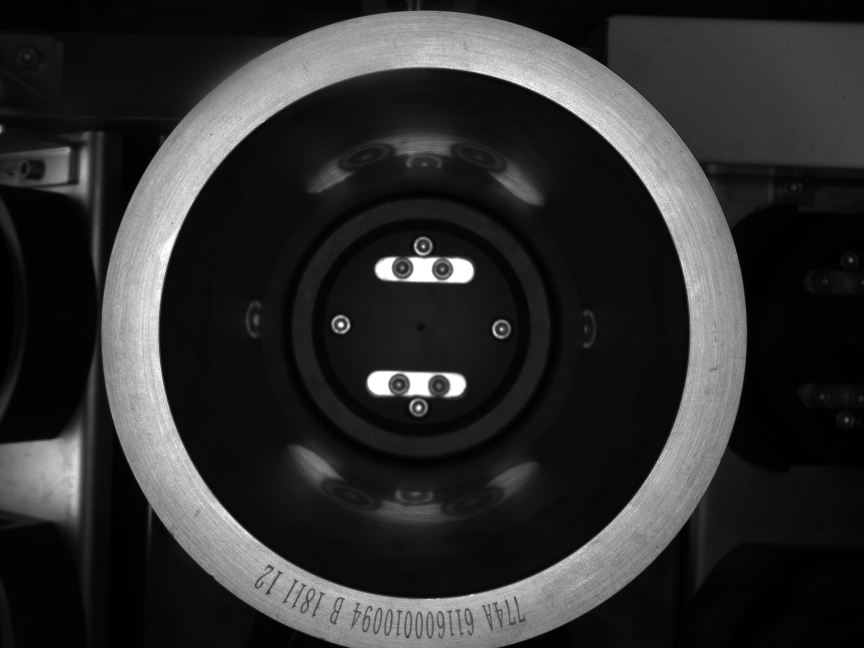
#> input picture 大论文代码/第三章/OKPictures/17_34_06.jpg, 2592 x 1944 px (shown at 1/3 size)
$ python '零件定位分割.py'   (older library calls are emulated)
#> lines starting #> are read from the running program, lines starting #| are printed output that depends on the picture; after the words box and inside, x2 and y2 are one past the last pixel; in counts of white or black regions, pixels touching at a corner belong together
#> further down, img is the input picture: shape (1944, 2592); min 0, max 255, mean 47.2
'''先找到感兴趣圆环，再将矩形切割为正方形，最后根据对图片进行卷积，裁剪出感兴趣区域'''
import cv2
import numpy as np
import math
import matplotlib.pyplot as plt
from scipy import signal
plt.rcParams['font.sans-serif'] = ['SimHei']  # 显示中文标签
#1.先找到感兴趣圆环区域
#读取图片
#输入灰度图，返回二值化后的图
def _binaryAndmorphologEx(src):
    ret, binary = cv2.threshold(src, 0, 255, cv2.THRESH_OTSU)
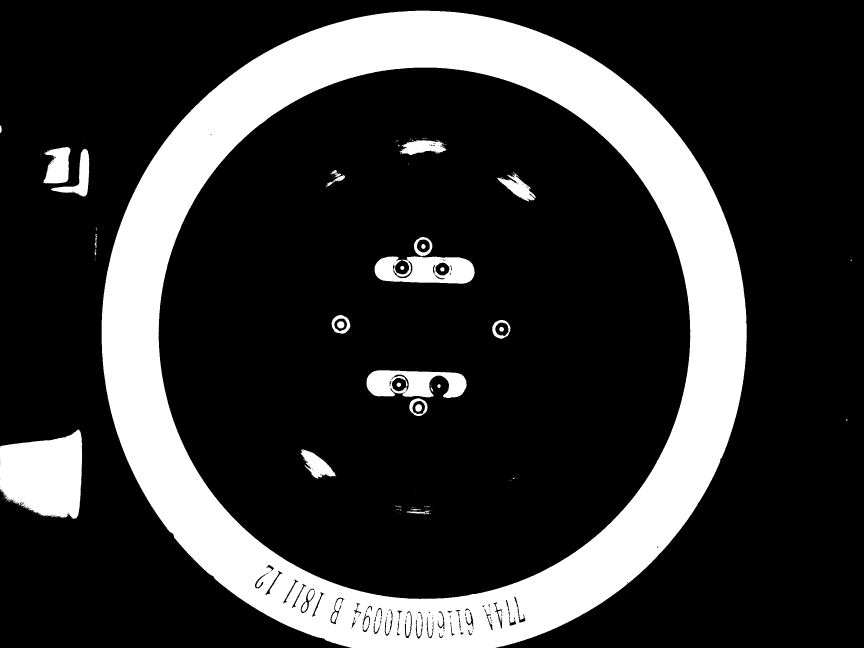
#> binary: shape (1944, 2592) (shown at 1/3 size); 20.8% white; 204 white regions (171 under 20 px), largest, box (x1, y1, x2, y2) and area: (305, 32, 2240, 1944) 931071, (0, 1289, 247, 1556) 51090, (1124, 769, 1424, 851) 18031
#> ret = 88
    #形态学处理
    kernel=cv2.getStructuringElement(cv2.MORPH_RECT,(5,5))
    # CLOSE先膨胀再腐蚀
    dst_img = cv2.morphologyEx(binary, cv2.MORPH_CLOSE, kernel)
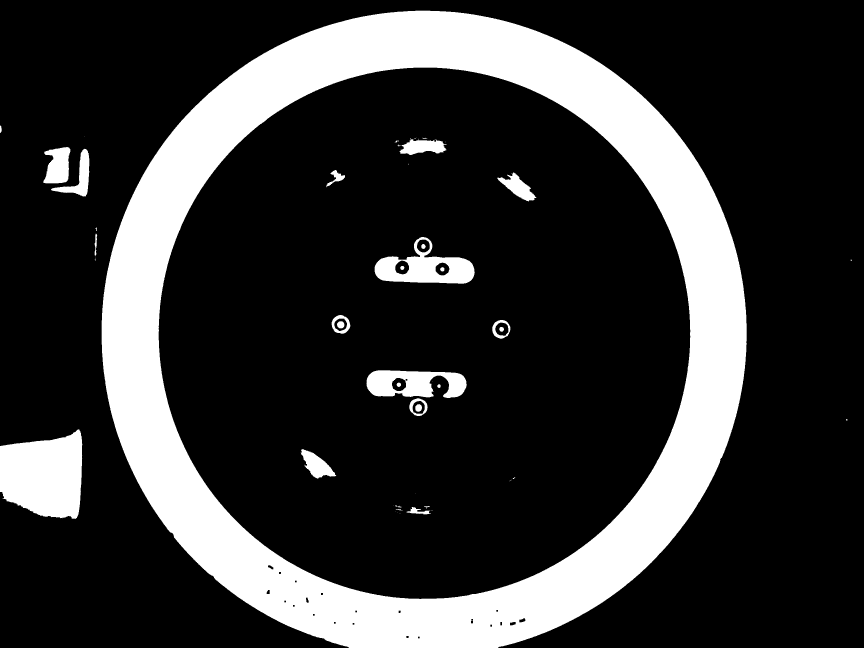
#> dst_img: shape (1944, 2592) (shown at 1/3 size); 21% white; 53 white regions (23 under 20 px), largest, box (x1, y1, x2, y2) and area: (305, 32, 2240, 1944) 938866, (0, 1287, 247, 1557) 52012, (1124, 711, 1424, 851) 20099
    # OPEN先腐蚀再膨胀
    dst_img = cv2.morphologyEx(dst_img, cv2.MORPH_OPEN, kernel)
#> dst_img: shape (1944, 2592); 21% white; 31 white regions
    cv2.imshow('morpho', dst_img)
    return dst_img

#分割图，先对二值图进行特征特区，然后在对缘儒进行处理,返回图像的圆心，半径
def _cutImg(src,readImg):
    _, contours, _ = cv2.findContours(src, cv2.RETR_TREE, cv2.CHAIN_APPROX_SIMPLE)
#> contours = 57 contours, 1 with area under 20; largest, box (x1, y1, x2, y2) and area: (305, 32, 2240, 1944) 2932962, (475, 202, 2072, 1798) 1998018, (0, 1289, 247, 1556) 51529, (1124, 711, 1424, 851) 21956, (1100, 1111, 1400, 1194) 18135
    result_img = np.zeros(src.shape, np.uint8)
    retImg=None
    i=1
    circle_point = None
    circle_r = None
    # [4 lines of commented-out code are left out]
    resizeNum=16

    for i in range(len(contours)):
        area = cv2.contourArea(contours[i])
        print(area)
        if (area < 1500000 or area>2500000):
            continue
        x, y, w, h = cv2.boundingRect(contours[i])
        ratio = 0.0
        if (y != 0):
            ratio = float(w / h)
        if ((ratio > 0.95) & (ratio < 1.05)):
            cv2.drawContours(result_img, contours, i, (255, 255, 255))
            cv2.namedWindow('cut',cv2.WINDOW_NORMAL)
            cv2.imshow('cut',result_img)
            # if(area>2000000 and area<2500000):
            size = 100
            # else:
            #     size=0
            # retImg = readImg[y - size:y + h + size, x - size:x + w + size]
            circle_point=(y+w//2,x+h//2)
            circle_r=w//2
            break
#> this loop made 31 passes
#> (area, x, y, w, h, ratio, size, circle_point) on pass 31: (1998018, 475, 202, 1597, 1596, 1, 100, (1000, 1273))
#> area on passes 1, 2, 3, 5, 6, 7: 51529, 20, 47, 20, 4862.5, 6380
#| 51529.0
#| 20.0
#| 47.0
#| 16.0
#| 20.0
#| 4862.5
#| 6380.0
#| 64.0
#> (further printed lines are left out)
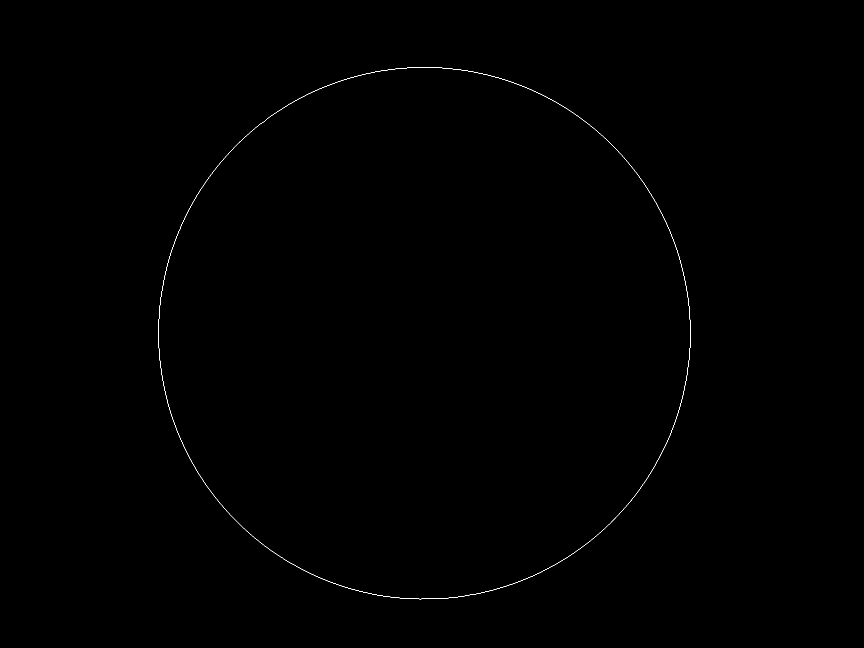
#> result_img: shape (1944, 2592) (shown at 1/3 size); 0.09% white in thin lines or dots, all inside (x1, y1, x2, y2) = (475, 202, 2072, 1798)
    return circle_point,circle_r

def dealImg(img):
    tempimg=img.copy()
    binary=_binaryAndmorphologEx(tempimg)
    point,r=_cutImg(binary,img)
#> point = (1000, 1273); r = 798
    img = cv2.cvtColor(img, cv2.COLOR_GRAY2BGR)
    unflood_img=unfloodImage(img,point,r,150)
    cv2.namedWindow('After cut image',cv2.WINDOW_NORMAL)
    cv2.imshow('After cut image',unflood_img)
    cv2.waitKey()
    return unflood_img

#输入图片，圆心点，展开内半径，展开宽度
def unfloodImage(img,point,unfloodR,width):
#> called with point = (1000, 1273), unfloodR = 798, width = 150
    h,w,_=img.shape
#> h = 1944; w = 2592
    x0,y0=point
#> x0 = 1000; y0 = 1273
    unwrapped_width=unfloodR+width#展开的最大半径
#> unwrapped_width = 948
    unwrapped_height=width
    full_width=int(2*math.pi*unwrapped_width)#展开后的长度
#> full_width = 5956
    unwrapped_img=np.zeros((unwrapped_height,full_width,3),dtype='u1')
    except_count=0
    for j in range(full_width):
        theta = -2 * math.pi * (j / full_width)  # 1. 开始位置
        # theta=theta+0.75*math.pi
        for i in range(unwrapped_height):
            unwrapped_radius = unwrapped_width -i  # 2. don't forget
            x = unwrapped_radius * math.cos(theta) + x0  #
            y = unwrapped_radius * math.sin(theta) + y0
            x, y = int(x), int(y)
            try:
                if x<0 or x>=h or y<0 or y>=w:
                    continue
                unwrapped_img[i, j, :] = img[x, y, :]
            except Exception as e:
                except_count = except_count + 1
#> this loop made 5956 passes
#> theta on passes 1 to 3: 0, -0.00105, -0.00211
#> after the loop, except_count = 0
    print('expect count:'+str(except_count))
#| expect count:0
    return unwrapped_img

img=cv2.imread('OKPictures//17_34_06.jpg',cv2.IMREAD_GRAYSCALE)
img=dealImg(img)
# [10 lines of commented-out code are left out]
cv2.waitKey()

$ run again, with 大论文代码/第三章/OKPictures/09_27_02.jpg copied over 大论文代码/第三章/OKPictures/17_34_06.jpg
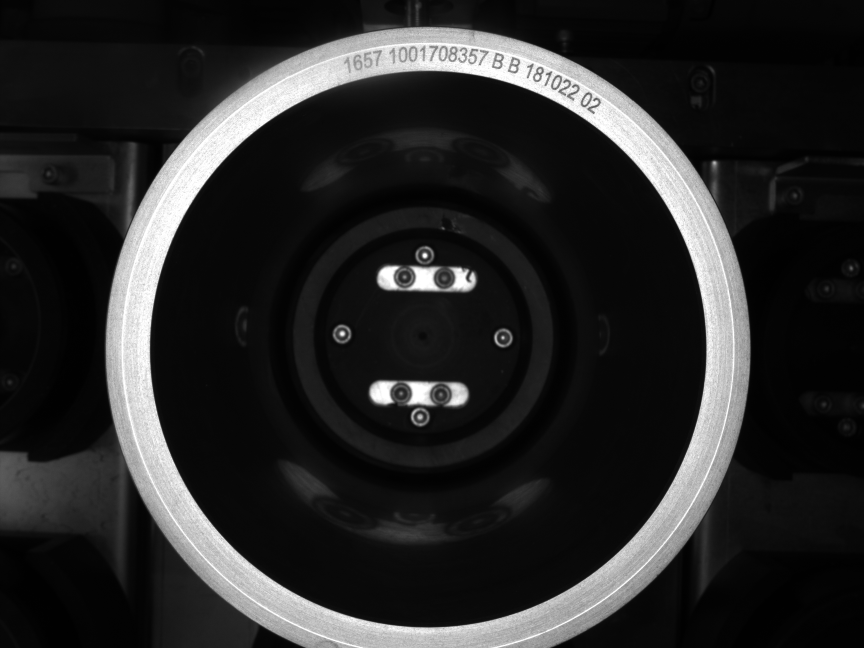
#> input picture 大论文代码/第三章/OKPictures/09_27_02.jpg, 2592 x 1944 px (shown at 1/3 size)
#> img is the input picture: shape (1944, 2592); min 0, max 255, mean 40.4
#> in _binaryAndmorphologEx, `ret, binary = cv2.threshold(src, 0, 255, cv2.THRESH_OTSU)`:
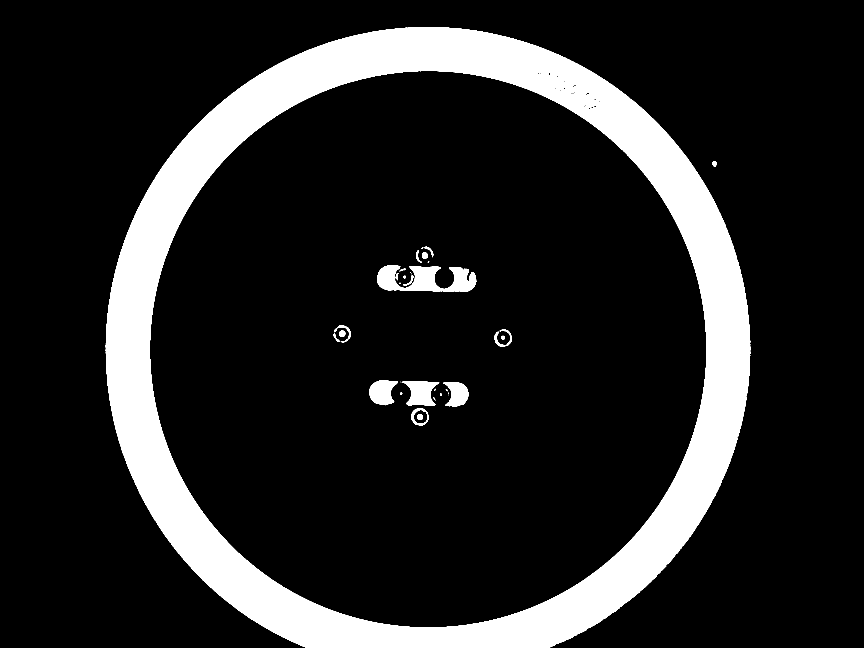
#> binary: shape (1944, 2592) (shown at 1/3 size); 14.7% white; 36 white regions (13 under 20 px), largest, box (x1, y1, x2, y2) and area: (317, 81, 2251, 1944) 711392, (1131, 796, 1429, 876) 13950, (1206, 1144, 1318, 1217) 5123
#> ret = 106
#> contours = 28 contours, 3 with area under 20; largest, box (x1, y1, x2, y2) and area: (317, 81, 2251, 1944) 2898070, (449, 212, 2120, 1883) 2190736, (1132, 797, 1429, 875) 13800, (1211, 1144, 1315, 1217) 4938, (1108, 1142, 1192, 1215) 4368
#> the loop in _cutImg, `for i in range(len(contours)):` made 3 passes
#> (area, x, y, w, h, ratio, size, circle_point) on pass 3: (2190736.5, 449, 212, 1671, 1671, 1, 100, (1047, 1284))
#> (printed output is left out)
#> after the loop in _cutImg, `for i in range(len(contours)):`:
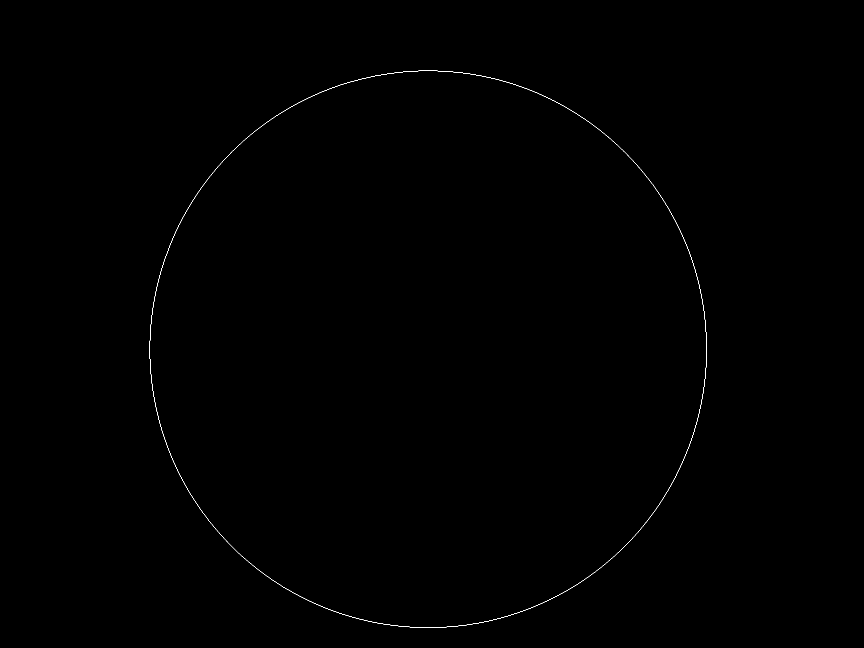
#> result_img: shape (1944, 2592) (shown at 1/3 size); 0.09% white in thin lines or dots, all inside (x1, y1, x2, y2) = (449, 212, 2120, 1883)
#> point = (1047, 1284); r = 835
#> x0 = 1047; y0 = 1284
#> unwrapped_width = 985
#> full_width = 6188
#> the loop in unfloodImage, `for j in range(full_width):` made 6188 passes
#> theta on passes 1 to 3: 0, -0.00102, -0.00203
#> after the loop in unfloodImage, `for j in range(full_width):`: except_count = 0
#| expect count:0

$ run again, with 大论文代码/第三章/OKPictures/09_30_13.jpg copied over 大论文代码/第三章/OKPictures/17_34_06.jpg
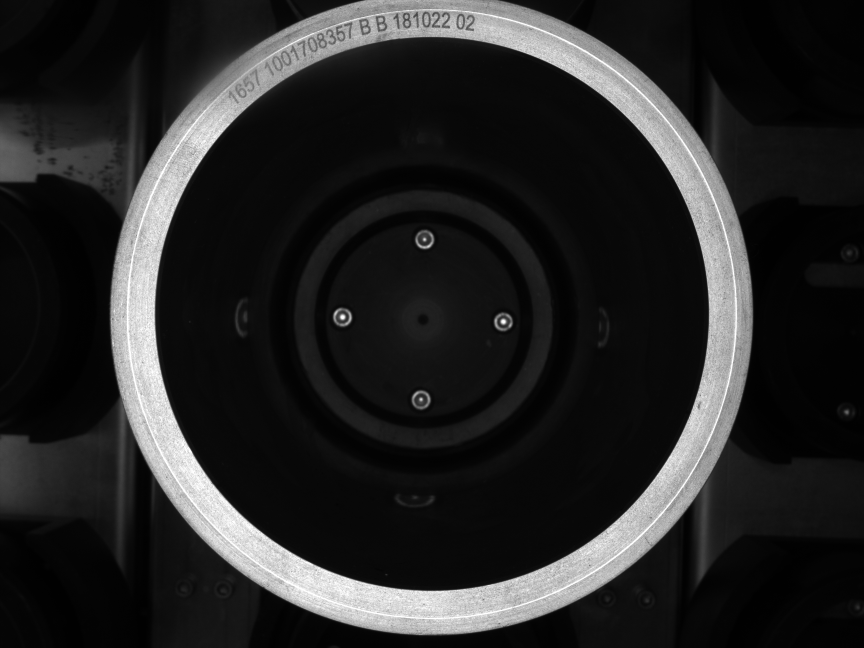
#> input picture 大论文代码/第三章/OKPictures/09_30_13.jpg, 2592 x 1944 px (shown at 1/3 size)
#> img is the input picture: shape (1944, 2592); min 0, max 255, mean 38.1
#> in _binaryAndmorphologEx, `ret, binary = cv2.threshold(src, 0, 255, cv2.THRESH_OTSU)`:
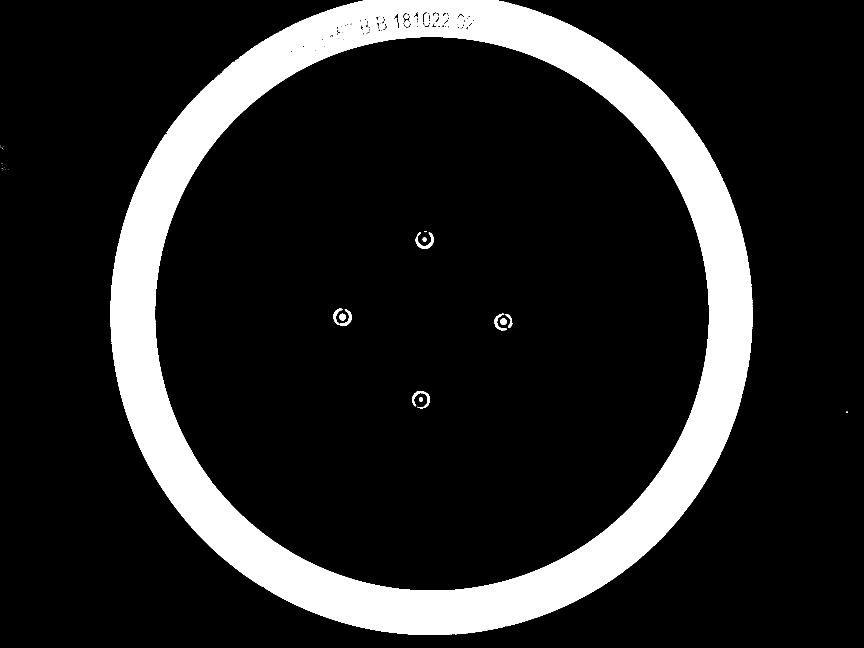
#> binary: shape (1944, 2592) (shown at 1/3 size); 14.6% white; 55 white regions (43 under 20 px), largest, box (x1, y1, x2, y2) and area: (331, 0, 2258, 1905) 732715, (1000, 926, 1055, 978) 953, (1237, 1173, 1290, 1226) 820
#> ret = 100
#> contours = 31 contours, 1 with area under 20; largest, box (x1, y1, x2, y2) and area: (332, 0, 2258, 1905) 2903600, (464, 110, 2128, 1773) 2170544, (1247, 700, 1301, 746) 626, (1020, 930, 1055, 978) 440, (1484, 943, 1516, 991) 390
#> the loop in _cutImg, `for i in range(len(contours)):` made 3 passes
#> (area, x, y, w, h, ratio, size, circle_point) on pass 3: (2170543.5, 464, 110, 1664, 1663, 1, 100, (942, 1295))
#> (printed output is left out)
#> after the loop in _cutImg, `for i in range(len(contours)):`:
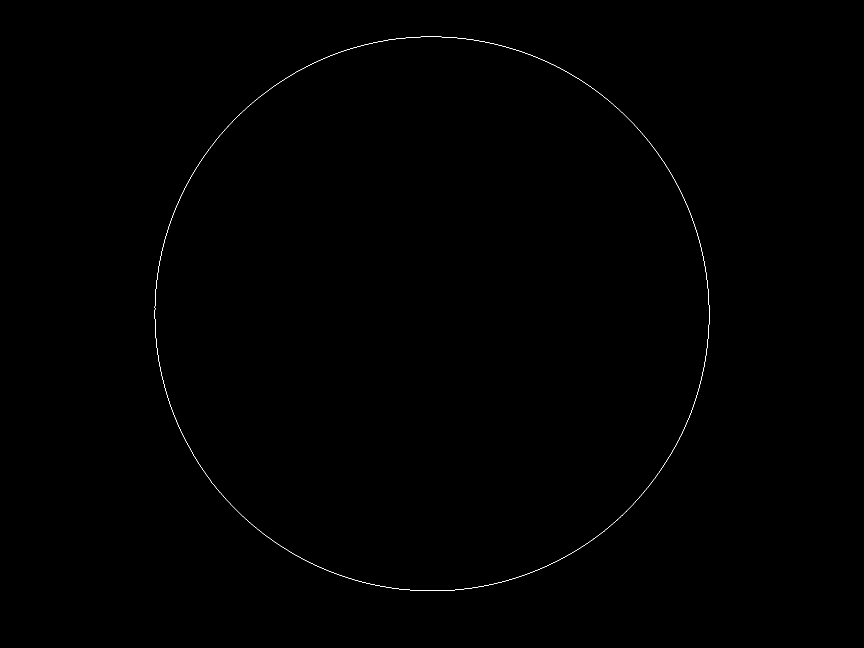
#> result_img: shape (1944, 2592) (shown at 1/3 size); 0.09% white in thin lines or dots, all inside (x1, y1, x2, y2) = (464, 110, 2128, 1773)
#> point = (942, 1295); r = 832
#> x0 = 942; y0 = 1295
#> unwrapped_width = 982
#> full_width = 6170
#> the loop in unfloodImage, `for j in range(full_width):` made 6170 passes
#> theta on passes 1 to 3: 0, -0.00102, -0.00204
#> after the loop in unfloodImage, `for j in range(full_width):`: except_count = 0
#| expect count:0
